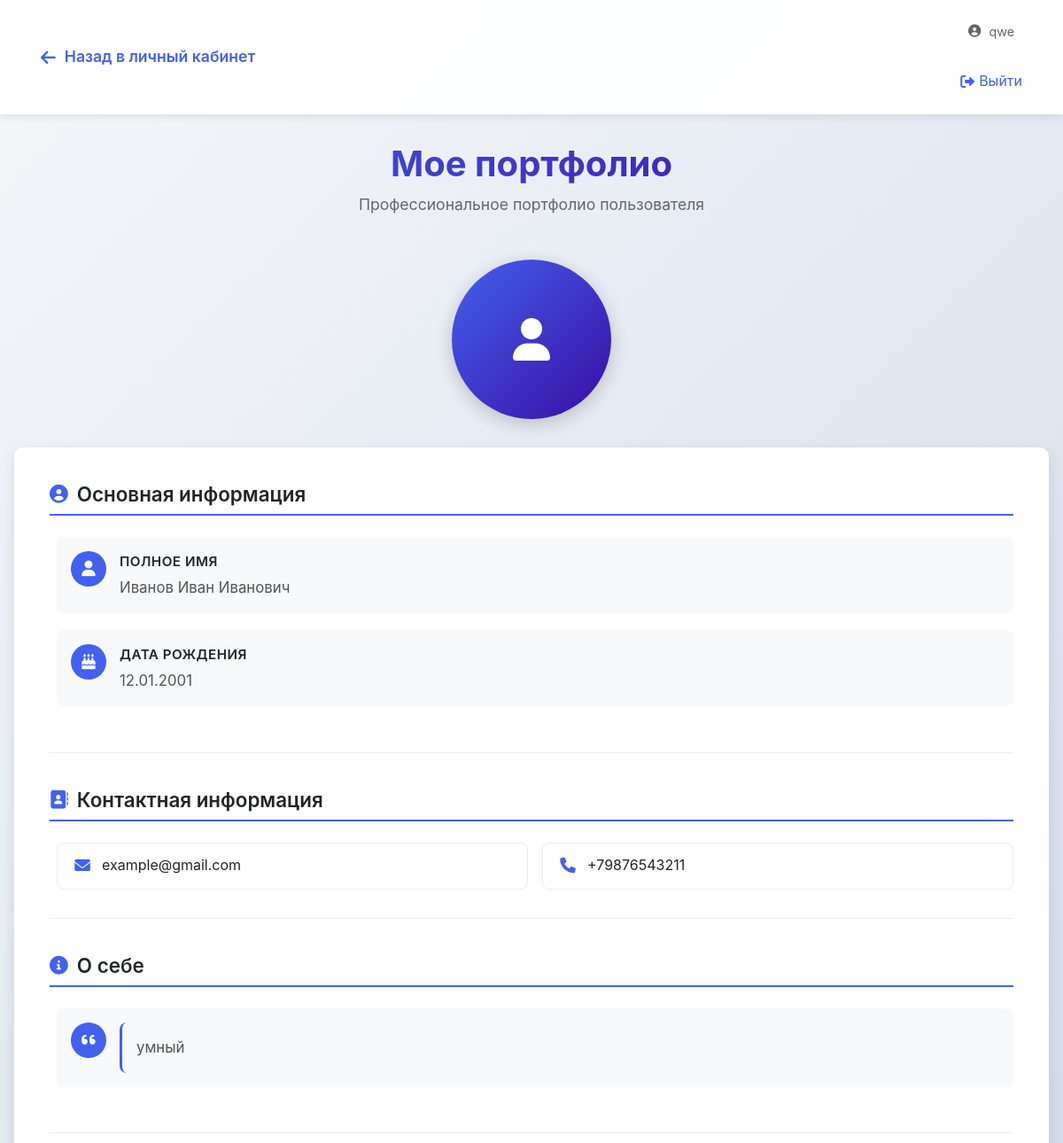
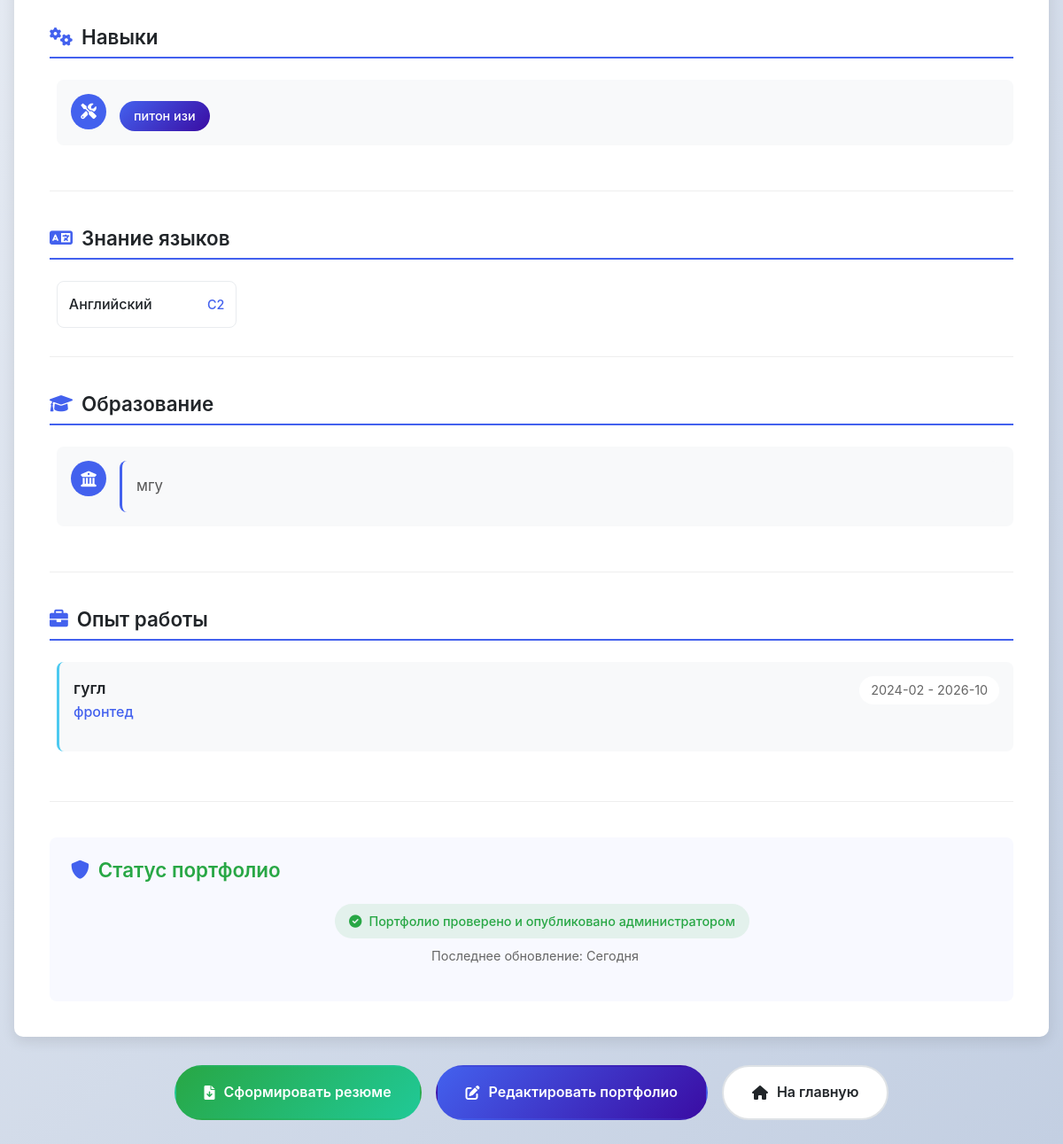
The app's page /user/view_portfolio (signed in) with its own data (2 pictures, top to bottom).
### tables this page shows
CREATE TABLE user_profiles (
        id INTEGER PRIMARY KEY AUTOINCREMENT,
        user_id INTEGER,
        full_name TEXT,
        birth_date TEXT,
        email TEXT,
        phone TEXT,
        bio TEXT,
        skills TEXT,
        job_position TEXT,
        salary_expectations TEXT,
        education TEXT,
        courses TEXT,
        certificates TEXT,
        github TEXT,
        linkedin TEXT,
        vk TEXT,
        telegram TEXT,
        portfolio_link TEXT,
        photo TEXT,
        experience TEXT,
        languages TEXT,
        is_completed BOOLEAN DEFAULT FALSE,
        FOREIGN KEY (user_id) REFERENCES users (id)
    );

### main.py (the view)
@app.route('/user/view_portfolio')
def view_portfolio():
    if 'username' not in session:
        return redirect('/login')
    try:
        connection = get_db_connection()
        profile = connection.execute('''
            SELECT * FROM user_profiles
            WHERE user_id = ? AND is_completed = TRUE
        ''', (session['user_id'],)).fetchone()
        connection.close()
    except Exception as e:
        print(f"Ошибка получения профиля: {e}")
        profile = None
    if not profile:
        flash('Ваше портфолио еще не проверено администратором или не заполнено.', 'warning')
        return redirect('/user')
    return render_template('view_portfolio.html',
                         username=session['username'],
                         profile=profile)

### main.py (called while the page is built)
def get_db_connection():
    database_url = os.environ.get('DATABASE_URL')
    if database_url and database_url.startswith('postgresql://'):
        pass
    conn = sqlite3.connect('users.db')
    conn.row_factory = sqlite3.Row
    return conn

### templates/view_portfolio.html (shortened to what this page needs)
<!DOCTYPE html>
<html lang="ru">
<head>
    <link href="https://cdn.jsdelivr.net/npm/bootstrap@5.1.3/dist/css/bootstrap.min.css" rel="stylesheet">
    <link rel="stylesheet" href="https://cdnjs.cloudflare.com/ajax/libs/font-awesome/6.0.0/css/all.min.css">
</head>
<body>
    <nav class="navbar">
        <div class="container">
            <a class="navbar-brand" href="/user">
                <i class="fas fa-arrow-left"></i>
                <span>Назад в личный кабинет</span>
            </a>
            <div class="navbar-nav">
                <span class="navbar-text">
                    <i class="fas fa-user-circle me-1"></i> {{ username }}
                </span>
                <a class="nav-link" href="/logout">
                    <i class="fas fa-sign-out-alt"></i>
                    <span class="d-none d-md-inline">Выйти</span>
                </a>
            </div>
        </div>
    </nav>
    <div class="main-container">
        <div class="page-header">
            <h1>Мое портфолио</h1>
            <p>Профессиональное портфолио пользователя</p>
        </div>
        {% if profile %}
        {% if profile.photo %}
        <div class="user-photo-container fade-in">
            <img src="{{ profile.photo }}" alt="{{ profile.full_name }}" class="user-photo">
        </div>
        {% else %}
        <div class="user-photo-container fade-in">
            <div class="photo-placeholder">
                <i class="fas fa-user"></i>
            </div>
        </div>
        {% endif %}
        <div class="portfolio-card">
            <div class="info-section">
                <div class="section-header">
                    <i class="fas fa-user-circle"></i>
                    <h3>Основная информация</h3>
                </div>
                <div class="info-content">
                    <div class="info-item">
                        <div class="info-icon">
                            <i class="fas fa-user"></i>
                        </div>
                        <div class="info-text">
                            <div class="info-label">Полное имя</div>
                            <div>{{ profile.full_name }}</div>
                        </div>
                    </div>
                    {% if profile.birth_date %}
                    <div class="info-item">
                        <div class="info-icon">
                            <i class="fas fa-birthday-cake"></i>
                        </div>
                        <div class="info-text">
                            <div class="info-label">Дата рождения</div>
                            <div>
                                {% set birth_date = profile.birth_date.split('-') %}
                                {{ birth_date[2] }}.{{ birth_date[1] }}.{{ birth_date[0] }}
                            </div>
                        </div>
                    </div>
                    {% endif %}
                </div>
            </div>
            <div class="info-section">
                <div class="section-header">
                    <i class="fas fa-address-book"></i>
                    <h3>Контактная информация</h3>
                </div>
                <div class="info-content contact-info-grid">
                    {% if profile.email %}
                    <div class="contact-item">
                        <i class="fas fa-envelope"></i>
                        <a href="mailto:{{ profile.email }}">{{ profile.email }}</a>
                    </div>
                    {% endif %}
                    {% if profile.phone %}
                    <div class="contact-item">
                        <i class="fas fa-phone"></i>
                        <a href="tel:{{ profile.phone }}">{{ profile.phone }}</a>
                    </div>
                    {% endif %}
                </div>
            </div>
            {% if profile.bio %}
            <div class="info-section">
                <div class="section-header">
                    <i class="fas fa-info-circle"></i>
                    <h3>О себе</h3>
                </div>
                <div class="info-content">
                    <div class="info-item">
                        <div class="info-icon">
                            <i class="fas fa-quote-left"></i>
                        </div>
                        <div class="info-text">
                            <div class="multi-line-content">{{ profile.bio }}</div>
                        </div>
                    </div>
                </div>
            </div>
            {% endif %}
            {% if profile.skills %}
            <div class="info-section">
                <div class="section-header">
                    <i class="fas fa-cogs"></i>
                    <h3>Навыки</h3>
                </div>
                <div class="info-content">
                    <div class="info-item">
                        <div class="info-icon">
                            <i class="fas fa-tools"></i>
                        </div>
                        <div class="info-text">
                            <div class="skills-list">
                                {% set skills = profile.skills.split(',') %}
                                {% for skill in skills %}
                                {% if skill.strip() %}
                                <span class="skill-tag">{{ skill.strip() }}</span>
                                {% endif %}
                                {% endfor %}
                            </div>
                        </div>
                    </div>
                </div>
            </div>
            {% endif %}
            {% if profile.languages %}
            <div class="info-section">
                <div class="section-header">
                    <i class="fas fa-language"></i>
                    <h3>Знание языков</h3>
                </div>
                <div class="info-content">
                    <div class="languages-list">
                        {% for line in profile.languages.split('\n') %}
                        {% if line.strip() %}
                        {% set parts = line.strip().split('(') %}
                        <div class="language-item">
                            <span class="language-name">{{ parts[0].strip() }}</span>
                            <span class="language-level">{{ parts[1]|replace(')', '') if parts|length > 1 else '' }}</span>
                        </div>
                        {% endif %}
                        {% endfor %}
                    </div>
                </div>
            </div>
            {% endif %}
            {% if profile.education %}
            <div class="info-section">
                <div class="section-header">
                    <i class="fas fa-graduation-cap"></i>
                    <h3>Образование</h3>
                </div>
                <div class="info-content">
                    <div class="info-item">
                        <div class="info-icon">
                            <i class="fas fa-university"></i>
                        </div>
                        <div class="info-text">
                            <div class="multi-line-content">{{ profile.education }}</div>
                        </div>
                    </div>
                </div>
            </div>
            {% endif %}
            {% if profile.experience %}
            <div class="info-section">
                <div class="section-header">
                    <i class="fas fa-briefcase"></i>
                    <h3>Опыт работы</h3>
                </div>
                <div class="info-content">
                    {% for exp in profile.experience.split('---') if exp.strip() %}
                    <div class="experience-item">
                        {% set lines = exp.strip().split('\n') %}
                        {% if lines|length > 0 %}
                        <div class="experience-header">
                            <div>
                                <div class="experience-company">
                                    {{ lines[0].split(' - ')[0] if ' - ' in lines[0] else lines[0] }}
                                </div>
                                {% if ' - ' in lines[0] %}
                                <div class="experience-position">
                                    {{ lines[0].split(' - ')[1] }}
                                </div>
                                {% endif %}
                            </div>
                            {% for line in lines %}
                            {% if 'Период:' in line %}
                            <div class="experience-period">{{ line|replace('Период:', '')|trim }}</div>
                            {% endif %}
                            {% endfor %}
                        </div>
                        {% endif %}
                    </div>
                    {% endfor %}
                </div>
            </div>
            {% endif %}
            <div class="info-section" style="background: #f8f9ff; border-radius: 8px; padding: 1.5rem;">
                <div class="section-header" style="border-bottom: none; margin-bottom: 0;">
                    <i class="fas fa-shield-alt"></i>
                    <h3 style="color: var(--success-color);">Статус портфолио</h3>
                </div>
                <div class="info-content" style="text-align: center; padding-top: 1rem;">
                    <div class="publication-status status-published">
                        <i class="fas fa-check-circle"></i>
                        <span>Портфолио проверено и опубликовано администратором</span>
                    </div>
                    <p class="mt-2" style="color: #666; font-size: 0.9rem;">
                        Последнее обновление: {{ now.strftime('%d.%m.%Y %H:%M') if now else 'Сегодня' }}
                    </p>
                </div>
            </div>
        </div>
        <div class="action-buttons">
            <a href="/user/generate_resume" class="btn-action btn-success-action">
                <i class="fas fa-file-download"></i>
                Сформировать резюме
            </a>
            <a href="/user/create_portfolio" class="btn-action btn-primary-action">
                <i class="fas fa-edit"></i>
                Редактировать портфолио
            </a>
            <a href="/user" class="btn-action btn-secondary-action">
                <i class="fas fa-home"></i>
                На главную
            </a>
        </div>
        {% endif %}
    </div>
</body>
</html>

### records on screen
user_profiles: full_name "Иванов Иван Иванович", email "example@gmail.com", phone "+79876543211", bio "умный", strip "питон изи", education "мгу", lines "гугл", lines "фронтед", lines "2024-02 - 2026-10"

### other values on screen
{{ username }} "qwe"
{{ birth_date[2] }} "12"
{{ birth_date[1] }} "01"
{{ birth_date[0] }} "2001"
{{ parts[0].strip() }} "Английский"
{{ parts[1]|replace(')', '') if parts|length > 1 else '' }} "C2"
{{ now.strftime('%d.%m.%Y %H:%M') if now else 'Сегодня' }} "Сегодня"
